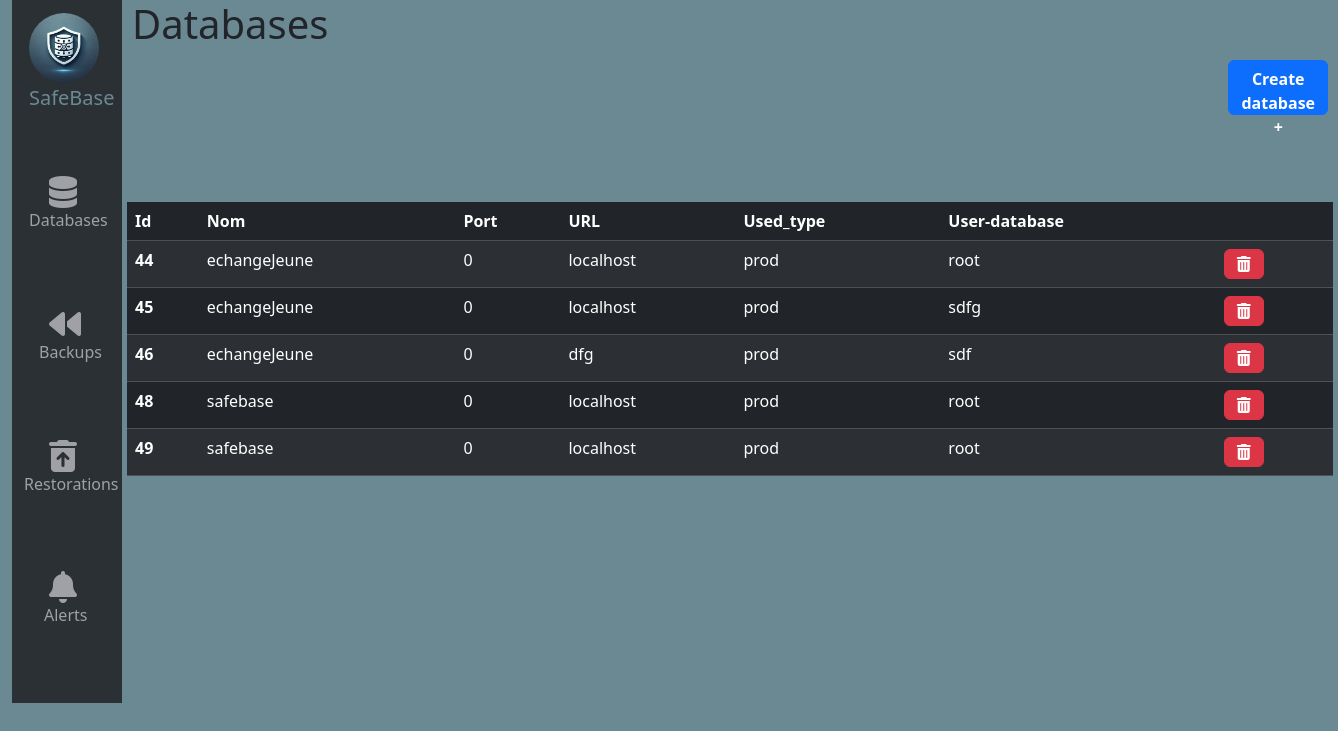
The page / on the database its author committed.
### tables this page shows
CREATE TABLE `client_database` (
  `id` int NOT NULL AUTO_INCREMENT,
  `nom` varchar(50) DEFAULT NULL,
  `password` varchar(255) NOT NULL,
  `user_database` varchar(50) NOT NULL,
  `url` varchar(255) NOT NULL,
  `port` int DEFAULT NULL,
  `used_type` varchar(255) NOT NULL,
  `ID_Type` int NOT NULL,
  PRIMARY KEY (`id`),
  KEY `FK_Type` (`ID_Type`),
  CONSTRAINT `client_database_ibfk_1` FOREIGN KEY (`ID_Type`) REFERENCES `type` (`id`)
);

### src/Controller/CntrlAppli.php (called while the page is built, shortened)
<?php
class CntrlAppli
{
    public function getIndex()
    {
        $dao = new DaoAppli;
        $databases = $dao->getListDatabase();
        require 'src/view/index.php';
    }
}

### src/Dao/DaoAppli.php (called while the page is built, shortened)
<?php
class DaoAppli
{
    protected PDO $db;
    public function __construct(){
         $this->db = $this->getConnection();
    }
    private function getConnection() {
        $host       = "mysql";
        $db_name    = "safebase";
        $username   = "user";
        $password   = "password";
        if (!isset($this->db)) {
            try {
                $this->db = new PDO("mysql:host=".$host.";charset=utf8;dbname=".$db_name, $username, $password);
                $this->db->setAttribute(PDO::ATTR_ERRMODE, PDO::ERRMODE_EXCEPTION);
            } catch (\PDOException $e) {
                    echo('Echec de la connexion: ' . $e->getMessage());
                die();
            }
        }
        return $this->db;
    }
    public function getListDatabase():array{
        $requete = Requete::SEL_CLIENT_DATABASE;
        $statement = $this->db->query($requete);
        $data=$statement->fetchAll();
        return $data;
    }
}

### src/View/index.php (the view, shortened to what this page needs)
<?php
require "header.php";
?>
<html>
<body>
    <div class="container-fluid d-flex">
        <?php require_once("NavBar.php") ?>
        <div class="d-flex flex-column w-100">
            <div class="d-flex justify-content-between mb-3">
                <h1 class="titre">Databases</h1>
                <button type="button" id="btnajout" data-bs-toggle="modal" data-bs-target="#exampleModal" class="btn btn-primary w-10">
                    Create database +
                </button>
            </div>
            <div class="w-100">
                <table class="table table-dark table-striped w-100">
                    <thead>
                        <tr>
                            <th scope="col">Id</th>
                            <th scope="col">Nom</th>
                            <th scope="col">Port</th>
                            <th scope="col">URL</th>
                            <th scope="col">Used_type</th>
                            <th scope="col">User-database</th>
                            <th scope="col"></th>
                        </tr>
                    </thead>
                    <tbody>
                        <?php foreach ($databases as $database) { ?>
                            <tr>
                                <th scope="row"><?= $database['id'] ?></th>
                                <td><?= $database['nom'] ?></td>
                                <td><?= $database['port'] ?></td>
                                <td><?= $database['url'] ?></td>
                                <td><?= $database['used_type'] ?></td>
                                <td><?= $database['user_database'] ?></td>
                                <td><button class="btn btn-danger delete" type="button" id="<?= $database['id'] ?>">
                                        <i class="fas fa-trash-alt"></i>
                                    </button>
                                </td>
                            </tr>
                        <?php } ?>
                    </tbody>
                </table>
            </div>
        </div>
    </div>
</body>
</html>

### src/asset/css/styles.css (style rules this page uses)
.titre { margin-left: 10px; margin-bottom: 500px; }
body { background-color:#6b8993 ; }
#btnajout { margin-top: 5%; height: 10%; font-weight: bold; }
.table { margin-top: -30%; margin-left: 5px; }
.btn-primary { margin-left: 900px; }

### rows shown on the page
client_database: id "44", nom "echangeJeune", port "0", url "localhost", used_type "prod", user_database "root"
client_database: id "45", nom "echangeJeune", port "0", url "localhost", used_type "prod", user_database "sdfg"
client_database: id "46", nom "echangeJeune", port "0", url "dfg", used_type "prod", user_database "sdf"
client_database: id "48", nom "safebase", port "0", url "localhost", used_type "prod", user_database "root"
client_database: id "49", nom "safebase", port "0", url "localhost", used_type "prod", user_database "root"
